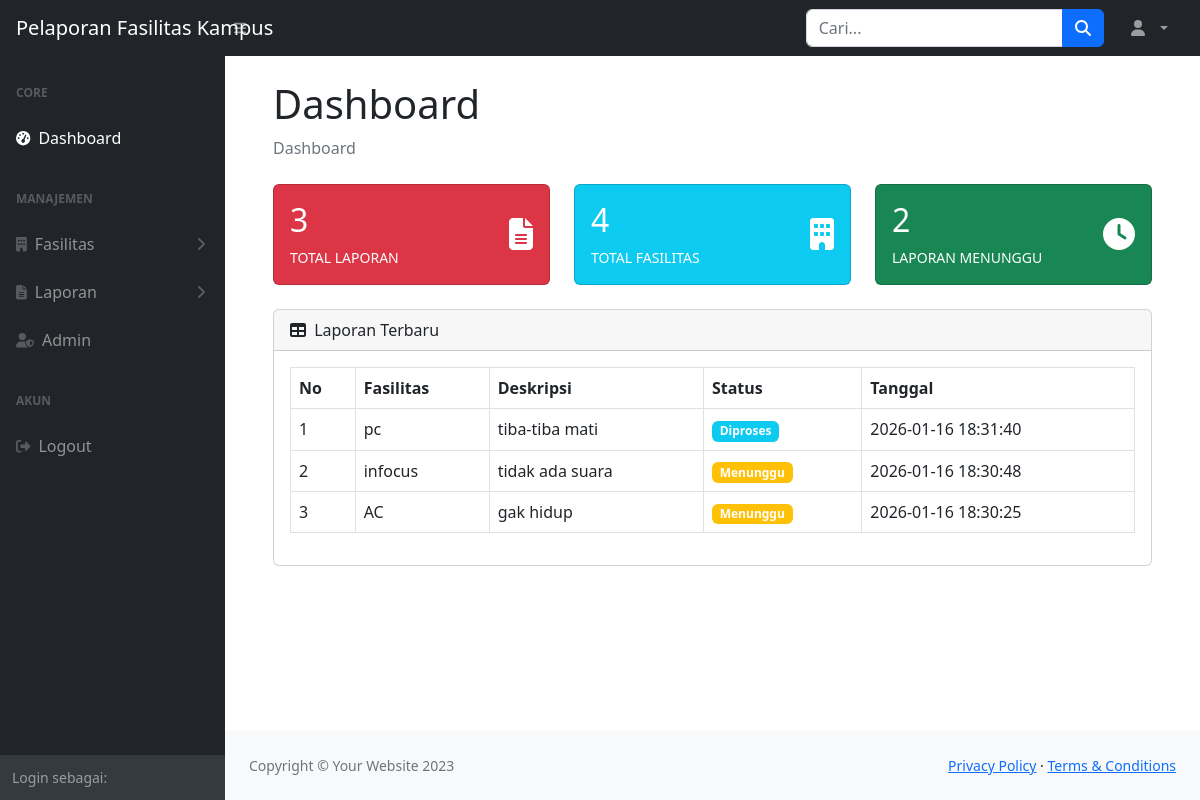
The page / on the database its author committed.
### tables this page shows
CREATE TABLE `reports` (
  `id` int NOT NULL,
  `nama_pelapor` varchar(30) NOT NULL,
  `admin_id` int NOT NULL,
  `facility_id` int NOT NULL,
  `deskripsi` text NOT NULL,
  `status` enum('menunggu','diproses','selesai') DEFAULT 'menunggu',
  `tanggal` datetime DEFAULT CURRENT_TIMESTAMP
);

CREATE TABLE `facilities` (
  `id` int NOT NULL,
  `nama_fasilitas` varchar(100) NOT NULL,
  `lokasi` varchar(100) NOT NULL
);

### pages/dashboard.php (the view, shortened to what this page needs)
<?php
$qLaporan = mysqli_query($koneksi, "SELECT COUNT(*) AS total FROM reports");
$totalLaporan = mysqli_fetch_assoc($qLaporan)['total'];
$qFasilitas = mysqli_query($koneksi, "SELECT COUNT(*) AS total FROM facilities");
$totalFasilitas = mysqli_fetch_assoc($qFasilitas)['total'];
$qMenunggu = mysqli_query($koneksi, "SELECT COUNT(*) AS total FROM reports WHERE status='menunggu'");
$totalMenunggu = mysqli_fetch_assoc($qMenunggu)['total'];
?>
<div class="container-fluid px-4">
    <h1 class="mt-4">Dashboard</h1>
    <ol class="breadcrumb mb-4">
        <li class="breadcrumb-item active">Dashboard</li>
    </ol>
    <div class="row">
        <div class="col-xl-4 col-md-6">
            <div class="card bg-danger text-white mb-4">
                <div class="card-body">
                    <div class="row align-items-center">
                        <div class="col">
                            <div class="h2 font-weight-bold"><?= $totalLaporan ?></div>
                            <div class="text-uppercase font-weight-bold small">Total Laporan</div>
                        </div>
                        <div class="col-auto">
                            <i class="fas fa-file-alt fa-2x"></i>
                        </div>
                    </div>
                </div>
            </div>
        </div>
        <div class="col-xl-4 col-md-6">
            <div class="card bg-info text-white mb-4">
                <div class="card-body">
                    <div class="row align-items-center">
                        <div class="col">
                            <div class="h2 font-weight-bold"><?= $totalFasilitas ?></div>
                            <div class="text-uppercase font-weight-bold small">Total Fasilitas</div>
                        </div>
                        <div class="col-auto">
                            <i class="fas fa-building fa-2x"></i>
                        </div>
                    </div>
                </div>
            </div>
        </div>
        <div class="col-xl-4 col-md-6">
            <div class="card bg-success text-white mb-4">
                <div class="card-body">
                    <div class="row align-items-center">
                        <div class="col">
                            <div class="h2 font-weight-bold"><?= $totalMenunggu ?></div>
                            <div class="text-uppercase font-weight-bold small">Laporan Menunggu</div>
                        </div>
                        <div class="col-auto">
                            <i class="fas fa-clock fa-2x"></i>
                        </div>
                    </div>
                </div>
            </div>
        </div>
    </div>
    <div class="card mb-4">
        <div class="card-header">
            <i class="fas fa-table me-1"></i>
            Laporan Terbaru
        </div>
        <div class="card-body">
            <table id="datatablesSimple" class="table table-bordered">
                <thead>
                    <tr>
                        <th>No</th>
                        <th>Fasilitas</th>
                        <th>Deskripsi</th>
                        <th>Status</th>
                        <th>Tanggal</th>
                    </tr>
                </thead>
                <tbody>
                <?php
                $no = 1;
                $data = mysqli_query($koneksi, "
                    SELECT r.*, f.nama_fasilitas
                    FROM reports r
                    JOIN facilities f ON r.facility_id = f.id
                    ORDER BY r.tanggal DESC
                ");
                while($row = mysqli_fetch_assoc($data)) {
                ?>
                    <tr>
                        <td><?= $no++ ?></td>
                        <td><?= htmlspecialchars($row['nama_fasilitas']) ?></td>
                        <td><?= htmlspecialchars($row['deskripsi']) ?></td>
                        <td>
                            <span class="badge
                                <?= $row['status']=='menunggu'?'bg-warning':
                                    ($row['status']=='diproses'?'bg-info':'bg-success') ?>">
                                <?= ucfirst($row['status']) ?>
                            </span>
                        </td>
                        <td><?= $row['tanggal'] ?></td>
                    </tr>
                <?php } ?>
                </tbody>
            </table>
        </div>
    </div>
</div>

### index.php (shortened to what this page needs)
<?php
$page = $_GET['hal'] ?? 'dashboard';
$file = "pages/$page.php";
?>
<!DOCTYPE html>
<html lang="en">
    <?php include "includes/header.php"; ?>
    <body class="sb-nav-fixed">
        <?php include "includes/nav.php"; ?>
        <div id="layoutSidenav">
            <?php include "includes/sidebar.php"; ?>
            <div id="layoutSidenav_content">
                <main>
                    <div class="container-fluid px-4">
                        <?php
                        if (file_exists($file)) {
                            include $file;
                        } else {
                            echo "<h1 class='text-center mt-5'>Halaman tidak ditemukan!</h1>";
                        }
                        ?>
                    </div>
                </main>
                <?php include "includes/footer.php"; ?>
            </div>
        </div>
    </body>
</html>

### includes/header.php (shortened to what this page needs)
<head>
    <link href="https://cdn.jsdelivr.net/npm/simple-datatables@7.1.2/dist/style.min.css" rel="stylesheet" />
    <link href="assets/css/styles.css" rel="stylesheet" />
</head>

### includes/nav.php (shortened to what this page needs)
<nav class="sb-topnav navbar navbar-expand navbar-dark bg-dark">
    <a class="navbar-brand ps-3" href="index.php">
        Pelaporan Fasilitas Kampus
    </a>
    <button class="btn btn-link btn-sm order-1 order-lg-0 me-4 me-lg-0"
            id="sidebarToggle">
        <i class="fas fa-bars"></i>
    </button>
    <form class="d-none d-md-inline-block form-inline ms-auto me-0 me-md-3 my-2 my-md-0">
        <div class="input-group">
            <input class="form-control" type="text" placeholder="Cari..." />
            <button class="btn btn-primary" type="button">
                <i class="fas fa-search"></i>
            </button>
        </div>
    </form>
    <ul class="navbar-nav ms-auto ms-md-0 me-3 me-lg-4">
        <li class="nav-item dropdown">
            <a class="nav-link dropdown-toggle" id="navbarDropdown" href="#"
               role="button" data-bs-toggle="dropdown" aria-expanded="false">
                <i class="fas fa-user fa-fw"></i>
            </a>
        </li>
    </ul>
</nav>

### includes/sidebar.php (shortened to what this page needs)
<div id="layoutSidenav_nav">
    <nav class="sb-sidenav accordion sb-sidenav-dark" id="sidenavAccordion">
        <div class="sb-sidenav-menu">
            <div class="nav">
                <div class="sb-sidenav-menu-heading">Core</div>
                <a class="nav-link <?= ($page == "dashboard") ? 'active' : ''; ?>"
                   href="index.php?hal=dashboard">
                    <div class="sb-nav-link-icon">
                        <i class="fas fa-tachometer-alt"></i>
                    </div>
                    Dashboard
                </a>
                <div class="sb-sidenav-menu-heading">Manajemen</div>
                <a class="nav-link <?= in_array($page, ['daftar_fasilitas','tambah_fasilitas']) ? 'active' : 'collapsed'; ?>"
                    href="#" data-bs-toggle="collapse" data-bs-target="#collapseFasilitas"
                    aria-expanded="false" aria-controls="collapseFasilitas">
                        <div class="sb-nav-link-icon">
                            <i class="fas fa-building"></i>
                        </div>
                        Fasilitas
                        <div class="sb-sidenav-collapse-arrow">
                            <i class="fas fa-angle-down"></i>
                        </div>
                    </a>
                <a class="nav-link <?= in_array($page, ['daftar_laporan','detail_laporan']) ? 'active' : 'collapsed'; ?>"
                   href="#" data-bs-toggle="collapse" data-bs-target="#collapseLaporan"
                   aria-expanded="false" aria-controls="collapseLaporan">
                    <div class="sb-nav-link-icon">
                        <i class="fas fa-file-alt"></i>
                    </div>
                    Laporan
                    <div class="sb-sidenav-collapse-arrow">
                        <i class="fas fa-angle-down"></i>
                    </div>
                </a>
                <a class="nav-link <?= in_array($page, ['daftar_admin','tambah_admin','ubah_admin']) ? 'active' : ''; ?>"
                   href="index.php?hal=daftar_admin">
                    <div class="sb-nav-link-icon">
                        <i class="fas fa-user-shield"></i>
                    </div>
                    Admin
                </a>
                <div class="sb-sidenav-menu-heading">Akun</div>
                <a class="nav-link" href="logout.php">
                    <div class="sb-nav-link-icon">
                        <i class="fas fa-sign-out-alt"></i>
                    </div>
                    Logout
                </a>
            </div>
        </div>
        <div class="sb-sidenav-footer">
            <div class="small">Login sebagai:</div>
        </div>
    </nav>
</div>

### includes/footer.php
<footer class="py-4 bg-light mt-auto">
    <div class="container-fluid px-4">
        <div class="d-flex align-items-center justify-content-between small">
            <div class="text-muted">Copyright &copy; Your Website 2023</div>
            <div>
                <a href="#">Privacy Policy</a>
                &middot;
                <a href="#">Terms &amp; Conditions</a>
            </div>
        </div>
    </div>
</footer>

### rows shown on the page
reports: facility.nama_fasilitas "pc", deskripsi "tiba-tiba mati", status "Diproses", tanggal "2026-01-16 18:31:40"
reports: facility.nama_fasilitas "infocus", deskripsi "tidak ada suara", status "Menunggu", tanggal "2026-01-16 18:30:48"
reports: facility.nama_fasilitas "AC", deskripsi "gak hidup", status "Menunggu", tanggal "2026-01-16 18:30:25"

### other values the page prints
$totalLaporan "3"
$totalFasilitas "4"
$totalMenunggu "2"
